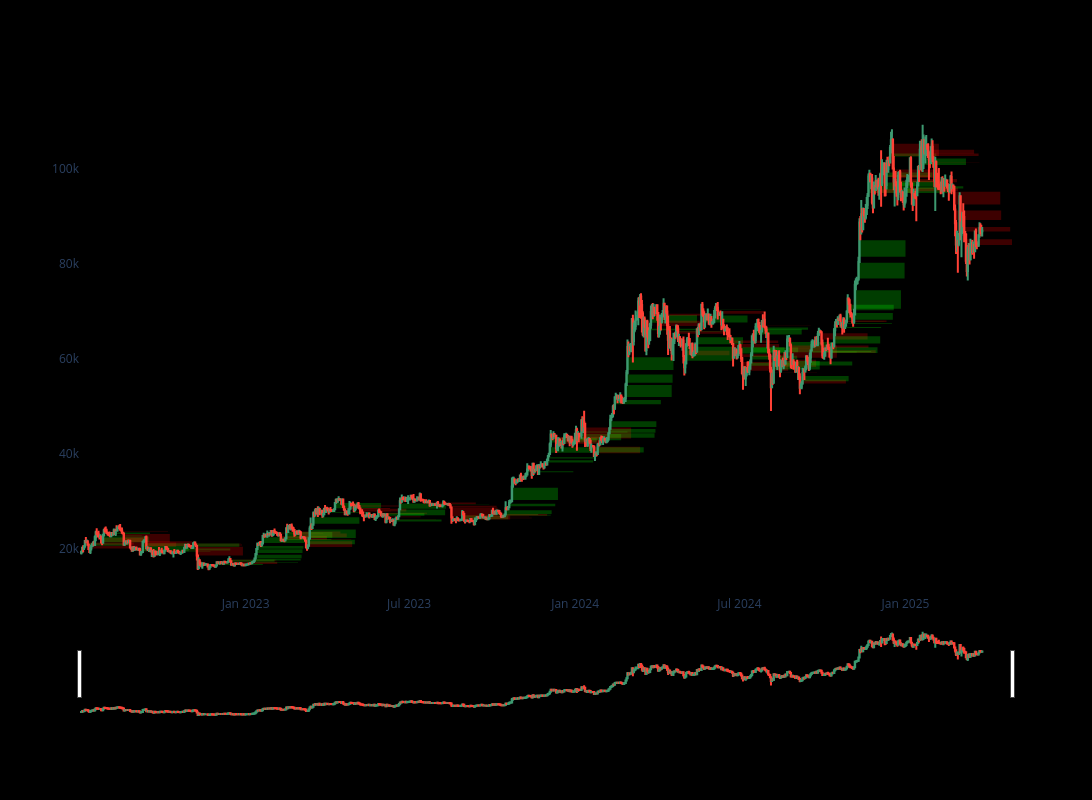

The notebook cell this image was saved under:
### Markdown cell above
# Visualise FVG

### Code cell
import plotly.graph_objects as go
from datetime import datetime

dfpl = btc[-1000:]
# Create the figure
fig = go.Figure()

# Add candlestick chart
fig.add_trace(go.Candlestick(
    x=dfpl.index,
    open=dfpl["Open"],
    high=dfpl["High"],
    low=dfpl["Low"],
    close=dfpl["Close"],
    name="Candles"
))

# Add FVG zones
for _, row in dfpl.iterrows():
    if isinstance(row["FVG"], tuple):
        fvg_type, start, end, index = row["FVG"]
        color = "rgba(0,255,0,0.3)" if fvg_type == "bullish" else "rgba(255,0,0,0.3)"
        current_date = row.name
        time_delta = (dfpl.index[1] - dfpl.index[0]) * 2
        forward_delta = (dfpl.index[1] - dfpl.index[0]) * 50
        fig.add_shape(
            type="rect",
            x0=current_date - time_delta,
            x1=current_date + forward_delta,
            y0=start,
            y1=end,
            fillcolor=color,
            opacity=0.8,
            layer="below",
            line=dict(width=0),
        )

# Show the chart
fig.update_layout(width=1200, height=800,
                  xaxis=dict(showgrid=False),
                  yaxis=dict(showgrid=False),
                  plot_bgcolor='black',
                  paper_bgcolor='black')
fig.show()

### Figure 1 — Plotly figure (JSON) as saved in the notebook; plotly's stock layout.template omitted (floating-point values rounded to 4 significant figures; data arrays with more than 128 entries replaced by an {"elided": "..."} marker saying what was removed)
{"data": [{"close": {"elided": "1000 float values"}, "high": {"elided": "1000 float values"}, "low": {"elided": "1000 float values"}, "name": "Candles", "open": {"elided": "1000 float values"}, "type": "candlestick", "x": {"elided": "1000 str values"}}], "layout": {"height": 800, "paper_bgcolor": "black", "plot_bgcolor": "black", "shapes": [{"fillcolor": "rgba(0,255,0,0.3)", "layer": "below", "line": {"width": 0}, "opacity": 0.8, "type": "rect", "x0": "2022-07-06T00:00:00", "x1": "2022-08-27T00:00:00", "y0": 20650, "y1": 21172}, {"fillcolor": "rgba(255,0,0,0.3)", "layer": "below", "line": {"width": 0}, "opacity": 0.8, "type": "rect", "x0": "2022-07-09T00:00:00", "x1": "2022-08-30T00:00:00", "y0": 21310.0, "y1": 20850.0}, {"fillcolor": "rgba(255,0,0,0.3)", "layer": "below", "line": {"width": 0}, "opacity": 0.8, "type": "rect", "x0": "2022-07-10T00:00:00", "x1": "2022-08-31T00:00:00", "y0": 20640.0, "y1": 20040.0}, {"fillcolor": "rgba(0,255,0,0.3)", "layer": "below", "line": {"width": 0}, "opacity": 0.8, "type": "rect", "x0": "2022-07-18T00:00:00", "x1": "2022-09-08T00:00:00", "y0": 22777, "y1": 22899}, {"fillcolor": "rgba(255,0,0,0.3)", "layer": "below", "line": {"width": 0}, "opacity": 0.8, "type": "rect", "x0": "2022-07-24T00:00:00", "x1": "2022-09-14T00:00:00", "y0": 22260.0, "y1": 21340.0}, {"fillcolor": "rgba(0,255,0,0.3)", "layer": "below", "line": {"width": 0}, "opacity": 0.8, "type": "rect", "x0": "2022-07-26T00:00:00", "x1": "2022-09-16T00:00:00", "y0": 21340.0, "y1": 22580.0}, {"fillcolor": "rgba(0,255,0,0.3)", "layer": "below", "line": {"width": 0}, "opacity": 0.8, "type": "rect", "x0": "2022-07-27T00:00:00", "x1": "2022-09-17T00:00:00", "y0": 23110.0, "y1": 23430.0}, {"fillcolor": "rgba(255,0,0,0.3)", "layer": "below", "line": {"width": 0}, "opacity": 0.8, "type": "rect", "x0": "2022-08-16T00:00:00", "x1": "2022-10-07T00:00:00", "y0": 23668, "y1": 23600}, {"fillcolor": "rgba(255,0,0,0.3)", "layer": "below", "line": {"width": 0}, "opacity": 0.8, "type": "rect", "x0": "2022-08-18T00:00:00", "x1": "2022-10-09T00:00:00", "y0": 23110.0, "y1": 21370.0}, {"fillcolor": "rgba(255,0,0,0.3)", "layer": "below", "line": {"width": 0}, "opacity": 0.8, "type": "rect", "x0": "2022-08-25T00:00:00", "x1": "2022-10-16T00:00:00", "y0": 21310.0, "y1": 20390.0}, {"fillcolor": "rgba(255,0,0,0.3)", "layer": "below", "line": {"width": 0}, "opacity": 0.8, "type": "rect", "x0": "2022-09-05T00:00:00", "x1": "2022-10-27T00:00:00", "y0": 19630.0, "y1": 19470.0}, {"fillcolor": "rgba(0,255,0,0.3)", "layer": "below", "line": {"width": 0}, "opacity": 0.8, "type": "rect", "x0": "2022-09-08T00:00:00", "x1": "2022-10-30T00:00:00", "y0": 19460.0, "y1": 21130.0}, {"fillcolor": "rgba(255,0,0,0.3)", "layer": "below", "line": {"width": 0}, "opacity": 0.8, "type": "rect", "x0": "2022-09-12T00:00:00", "x1": "2022-11-03T00:00:00", "y0": 21555, "y1": 20545}, {"fillcolor": "rgba(255,0,0,0.3)", "layer": "below", "line": {"width": 0}, "opacity": 0.8, "type": "rect", "x0": "2022-09-17T00:00:00", "x1": "2022-11-08T00:00:00", "y0": 19750.0, "y1": 19690.0}, {"fillcolor": "rgba(0,255,0,0.3)", "layer": "below", "line": {"width": 0}, "opacity": 0.8, "type": "rect", "x0": "2022-10-02T00:00:00", "x1": "2022-11-23T00:00:00", "y0": 19400.0, "y1": 19500.0}, {"fillcolor": "rgba(0,255,0,0.3)", "layer": "below", "line": {"width": 0}, "opacity": 0.8, "type": "rect", "x0": "2022-10-03T00:00:00", "x1": "2022-11-24T00:00:00", "y0": 19720.0, "y1": 19750}, {"fillcolor": "rgba(0,255,0,0.3)", "layer": "below", "line": {"width": 0}, "opacity": 0.8, "type": "rect", "x0": "2022-10-24T00:00:00", "x1": "2022-12-15T00:00:00", "y0": 19600.0, "y1": 20060.0}, {"fillcolor": "rgba(0,255,0,0.3)", "layer": "below", "line": {"width": 0}, "opacity": 0.8, "type": "rect", "x0": "2022-11-03T00:00:00", "x1": "2022-12-25T00:00:00", "y0": 20390.0, "y1": 21080.0}, {"fillcolor": "rgba(255,0,0,0.3)", "layer": "below", "line": {"width": 0}, "opacity": 0.8, "type": "rect", "x0": "2022-11-05T00:00:00", "x1": "2022-12-27T00:00:00", "y0": 21080.0, "y1": 21070.0}, {"fillcolor": "rgba(255,0,0,0.3)", "layer": "below", "line": {"width": 0}, "opacity": 0.8, "type": "rect", "x0": "2022-11-06T00:00:00", "x1": "2022-12-28T00:00:00", "y0": 20890.0, "y1": 20675}, {"fillcolor": "rgba(255,0,0,0.3)", "layer": "below", "line": {"width": 0}, "opacity": 0.8, "type": "rect", "x0": "2022-11-07T00:00:00", "x1": "2022-12-29T00:00:00", "y0": 20390.0, "y1": 18590.0}, {"fillcolor": "rgba(0,255,0,0.3)", "layer": "below", "line": {"width": 0}, "opacity": 0.8, "type": "rect", "x0": "2022-11-29T00:00:00", "x1": "2023-01-20T00:00:00", "y0": 16540.0, "y1": 16855}, {"fillcolor": "rgba(0,255,0,0.3)", "layer": "below", "line": {"width": 0}, "opacity": 0.8, "type": "rect", "x0": "2022-12-12T00:00:00", "x1": "2023-02-02T00:00:00", "y0": 17240.0, "y1": 17660.0}, {"fillcolor": "rgba(255,0,0,0.3)", "layer": "below", "line": {"width": 0}, "opacity": 0.8, "type": "rect", "x0": "2022-12-14T00:00:00", "x1": "2023-02-04T00:00:00", "y0": 17660.0, "y1": 17525}, {"fillcolor": "rgba(255,0,0,0.3)", "layer": "below", "line": {"width": 0}, "opacity": 0.8, "type": "rect", "x0": "2022-12-15T00:00:00", "x1": "2023-02-05T00:00:00", "y0": 17280.0, "y1": 16800.0}, {"fillcolor": "rgba(255,0,0,0.3)", "layer": "below", "line": {"width": 0}, "opacity": 0.8, "type": "rect", "x0": "2022-12-26T00:00:00", "x1": "2023-02-16T00:00:00", "y0": 16790.0, "y1": 16780.0}, {"fillcolor": "rgba(0,255,0,0.3)", "layer": "below", "line": {"width": 0}, "opacity": 0.8, "type": "rect", "x0": "2023-01-07T00:00:00", "x1": "2023-02-28T00:00:00", "y0": 16980.0, "y1": 17100.0}, {"fillcolor": "rgba(0,255,0,0.3)", "layer": "below", "line": {"width": 0}, "opacity": 0.8, "type": "rect", "x0": "2023-01-10T00:00:00", "x1": "2023-03-03T00:00:00", "y0": 17490.0, "y1": 17900.0}, {"fillcolor": "rgba(0,255,0,0.3)", "layer": "below", "line": {"width": 0}, "opacity": 0.8, "type": "rect", "x0": "2023-01-11T00:00:00", "x1": "2023-03-04T00:00:00", "y0": 17998, "y1": 18710.0}, {"fillcolor": "rgba(0,255,0,0.3)", "layer": "below", "line": {"width": 0}, "opacity": 0.8, "type": "rect", "x0": "2023-01-12T00:00:00", "x1": "2023-03-05T00:00:00", "y0": 19120.0, "y1": 19890.0}, {"fillcolor": "rgba(0,255,0,0.3)", "layer": "below", "line": {"width": 0}, "opacity": 0.8, "type": "rect", "x0": "2023-01-13T00:00:00", "x1": "2023-03-06T00:00:00", "y0": 20000, "y1": 20560.0}, {"fillcolor": "rgba(0,255,0,0.3)", "layer": "below", "line": {"width": 0}, "opacity": 0.8, "type": "rect", "x0": "2023-01-19T00:00:00", "x1": "2023-03-12T00:00:00", "y0": 21197, "y1": 22430.0}, {"fillcolor": "rgba(0,255,0,0.3)", "layer": "below", "line": {"width": 0}, "opacity": 0.8, "type": "rect", "x0": "2023-01-31T00:00:00", "x1": "2023-03-24T00:00:00", "y0": 23310.0, "y1": 23370.0}, {"fillcolor": "rgba(255,0,0,0.3)", "layer": "below", "line": {"width": 0}, "opacity": 0.8, "type": "rect", "x0": "2023-02-04T00:00:00", "x1": "2023-03-28T00:00:00", "y0": 23260.0, "y1": 23160.0}, {"fillcolor": "rgba(255,0,0,0.3)", "layer": "below", "line": {"width": 0}, "opacity": 0.8, "type": "rect", "x0": "2023-02-08T00:00:00", "x1": "2023-04-01T00:00:00", "y0": 22670.0, "y1": 21940.0}, {"fillcolor": "rgba(0,255,0,0.3)", "layer": "below", "line": {"width": 0}, "opacity": 0.8, "type": "rect", "x0": "2023-02-13T00:00:00", "x1": "2023-04-06T00:00:00", "y0": 21900.0, "y1": 22050.0}, {"fillcolor": "rgba(0,255,0,0.3)", "layer": "below", "line": {"width": 0}, "opacity": 0.8, "type": "rect", "x0": "2023-02-14T00:00:00", "x1": "2023-04-07T00:00:00", "y0": 22330.0, "y1": 23510.0}, {"fillcolor": "rgba(255,0,0,0.3)", "layer": "below", "line": {"width": 0}, "opacity": 0.8, "type": "rect", "x0": "2023-02-23T00:00:00", "x1": "2023-04-16T00:00:00", "y0": 23610.0, "y1": 23220.0}, {"fillcolor": "rgba(255,0,0,0.3)", "layer": "below", "line": {"width": 0}, "opacity": 0.8, "type": "rect", "x0": "2023-03-02T00:00:00", "x1": "2023-04-23T00:00:00", "y0": 23200.0, "y1": 22410.0}, {"fillcolor": "rgba(255,0,0,0.3)", "layer": "below", "line": {"width": 0}, "opacity": 0.8, "type": "rect", "x0": "2023-03-07T00:00:00", "x1": "2023-04-28T00:00:00", "y0": 21930.0, "y1": 21830.0}, {"fillcolor": "rgba(255,0,0,0.3)", "layer": "below", "line": {"width": 0}, "opacity": 0.8, "type": "rect", "x0": "2023-03-08T00:00:00", "x1": "2023-04-29T00:00:00", "y0": 21580.0, "y1": 20370.0}, {"fillcolor": "rgba(0,255,0,0.3)", "layer": "below", "line": {"width": 0}, "opacity": 0.8, "type": "rect", "x0": "2023-03-11T00:00:00", "x1": "2023-05-02T00:00:00", "y0": 20960.0, "y1": 21880.0}, {"fillcolor": "rgba(0,255,0,0.3)", "layer": "below", "line": {"width": 0}, "opacity": 0.8, "type": "rect", "x0": "2023-03-12T00:00:00", "x1": "2023-05-03T00:00:00", "y0": 22280.0, "y1": 24052}, {"fillcolor": "rgba(0,255,0,0.3)", "layer": "below", "line": {"width": 0}, "opacity": 0.8, "type": "rect", "x0": "2023-03-16T00:00:00", "x1": "2023-05-07T00:00:00", "y0": 25240.0, "y1": 26650.0}, {"fillcolor": "rgba(0,255,0,0.3)", "layer": "below", "line": {"width": 0}, "opacity": 0.8, "type": "rect", "x0": "2023-03-28T00:00:00", "x1": "2023-05-19T00:00:00", "y0": 27520.0, "y1": 27690.0}, {"fillcolor": "rgba(0,255,0,0.3)", "layer": "below", "line": {"width": 0}, "opacity": 0.8, "type": "rect", "x0": "2023-04-09T00:00:00", "x1": "2023-05-31T00:00:00", "y0": 28550.0, "y1": 29610.0}, {"fillcolor": "rgba(255,0,0,0.3)", "layer": "below", "line": {"width": 0}, "opacity": 0.8, "type": "rect", "x0": "2023-04-18T00:00:00", "x1": "2023-06-09T00:00:00", "y0": 29100.0, "y1": 29100.0}, {"fillcolor": "rgba(255,0,0,0.3)", "layer": "below", "line": {"width": 0}, "opacity": 0.8, "type": "rect", "x0": "2023-04-19T00:00:00", "x1": "2023-06-10T00:00:00", "y0": 28600.0, "y1": 28370.0}, {"fillcolor": "rgba(255,0,0,0.3)", "layer": "below", "line": {"width": 0}, "opacity": 0.8, "type": "rect", "x0": "2023-04-20T00:00:00", "x1": "2023-06-11T00:00:00", "y0": 27990.0, "y1": 27890.0}, {"fillcolor": "rgba(255,0,0,0.3)", "layer": "below", "line": {"width": 0}, "opacity": 0.8, "type": "rect", "x0": "2023-04-30T00:00:00", "x1": "2023-06-21T00:00:00", "y0": 29100.0, "y1": 28900.0}, {"fillcolor": "rgba(255,0,0,0.3)", "layer": "below", "line": {"width": 0}, "opacity": 0.8, "type": "rect", "x0": "2023-05-07T00:00:00", "x1": "2023-06-28T00:00:00", "y0": 28430.0, "y1": 27830.0}, {"fillcolor": "rgba(255,0,0,0.3)", "layer": "below", "line": {"width": 0}, "opacity": 0.8, "type": "rect", "x0": "2023-05-23T00:00:00", "x1": "2023-07-14T00:00:00", "y0": 26800.0, "y1": 26630.0}, {"fillcolor": "rgba(0,255,0,0.3)", "layer": "below", "line": {"width": 0}, "opacity": 0.8, "type": "rect", "x0": "2023-05-27T00:00:00", "x1": "2023-07-18T00:00:00", "y0": 26940.0, "y1": 27530.0}, {"fillcolor": "rgba(255,0,0,0.3)", "layer": "below", "line": {"width": 0}, "opacity": 0.8, "type": "rect", "x0": "2023-05-30T00:00:00", "x1": "2023-07-21T00:00:00", "y0": 27555, "y1": 27360.0}, {"fillcolor": "rgba(255,0,0,0.3)", "layer": "below", "line": {"width": 0}, "opacity": 0.8, "type": "rect", "x0": "2023-06-09T00:00:00", "x1": "2023-07-31T00:00:00", "y0": 26280.0, "y1": 26220.0}, {"fillcolor": "rgba(0,255,0,0.3)", "layer": "below", "line": {"width": 0}, "opacity": 0.8, "type": "rect", "x0": "2023-06-15T00:00:00", "x1": "2023-08-06T00:00:00", "y0": 25750.0, "y1": 26170.0}, {"fillcolor": "rgba(0,255,0,0.3)", "layer": "below", "line": {"width": 0}, "opacity": 0.8, "type": "rect", "x0": "2023-06-19T00:00:00", "x1": "2023-08-10T00:00:00", "y0": 27040.0, "y1": 28270.0}, {"fillcolor": "rgba(0,255,0,0.3)", "layer": "below", "line": {"width": 0}, "opacity": 0.8, "type": "rect", "x0": "2023-06-20T00:00:00", "x1": "2023-08-11T00:00:00", "y0": 28420.0, "y1": 29540.0}, {"fillcolor": "rgba(255,0,0,0.3)", "layer": "below", "line": {"width": 0}, "opacity": 0.8, "type": "rect", "x0": "2023-07-23T00:00:00", "x1": "2023-09-13T00:00:00", "y0": 29730.0, "y1": 29380.0}, {"fillcolor": "rgba(0,255,0,0.3)", "layer": "below", "line": {"width": 0}, "opacity": 0.8, "type": "rect", "x0": "2023-08-07T00:00:00", "x1": "2023-09-28T00:00:00", "y0": 29246, "y1": 29340.0}, {"fillcolor": "rgba(255,0,0,0.3)", "layer": "below", "line": {"width": 0}, "opacity": 0.8, "type": "rect", "x0": "2023-08-15T00:00:00", "x1": "2023-10-06T00:00:00", "y0": 29050.0, "y1": 28750.0}, {"fillcolor": "rgba(255,0,0,0.3)", "layer": "below", "line": {"width": 0}, "opacity": 0.8, "type": "rect", "x0": "2023-08-16T00:00:00", "x1": "2023-10-07T00:00:00", "y0": 28690.0, "y1": 26830.0}, {"fillcolor": "rgba(0,255,0,0.3)", "layer": "below", "line": {"width": 0}, "opacity": 0.8, "type": "rect", "x0": "2023-08-28T00:00:00", "x1": "2023-10-19T00:00:00", "y0": 26230.0, "y1": 27020.0}, {"fillcolor": "rgba(255,0,0,0.3)", "layer": "below", "line": {"width": 0}, "opacity": 0.8, "type": "rect", "x0": "2023-08-30T00:00:00", "x1": "2023-10-21T00:00:00", "y0": 27020.0, "y1": 26140.0}, {"fillcolor": "rgba(255,0,0,0.3)", "layer": "below", "line": {"width": 0}, "opacity": 0.8, "type": "rect", "x0": "2023-09-20T00:00:00", "x1": "2023-11-11T00:00:00", "y0": 26800.0, "y1": 26740.0}, {"fillcolor": "rgba(255,0,0,0.3)", "layer": "below", "line": {"width": 0}, "opacity": 0.8, "type": "rect", "x0": "2023-09-23T00:00:00", "x1": "2023-11-14T00:00:00", "y0": 26513, "y1": 26440.0}, {"fillcolor": "rgba(0,255,0,0.3)", "layer": "below", "line": {"width": 0}, "opacity": 0.8, "type": "rect", "x0": "2023-09-30T00:00:00", "x1": "2023-11-21T00:00:00", "y0": 27100.0, "y1": 27300.0}, {"fillcolor": "rgba(255,0,0,0.3)", "layer": "below", "line": {"width": 0}, "opacity": 0.8, "type": "rect", "x0": "2023-10-10T00:00:00", "x1": "2023-12-01T00:00:00", "y0": 27290.0, "y1": 26940.0}, {"fillcolor": "rgba(0,255,0,0.3)", "layer": "below", "line": {"width": 0}, "opacity": 0.8, "type": "rect", "x0": "2023-10-14T00:00:00", "x1": "2023-12-05T00:00:00", "y0": 26990.0, "y1": 27140.0}, {"fillcolor": "rgba(0,255,0,0.3)", "layer": "below", "line": {"width": 0}, "opacity": 0.8, "type": "rect", "x0": "2023-10-15T00:00:00", "x1": "2023-12-06T00:00:00", "y0": 27300.0, "y1": 28080.0}, {"fillcolor": "rgba(0,255,0,0.3)", "layer": "below", "line": {"width": 0}, "opacity": 0.8, "type": "rect", "x0": "2023-10-19T00:00:00", "x1": "2023-12-10T00:00:00", "y0": 28940.0, "y1": 29480.0}, {"fillcolor": "rgba(0,255,0,0.3)", "layer": "below", "line": {"width": 0}, "opacity": 0.8, "type": "rect", "x0": "2023-10-22T00:00:00", "x1": "2023-12-13T00:00:00", "y0": 30275, "y1": 32850.0}, {"fillcolor": "rgba(0,255,0,0.3)", "layer": "below", "line": {"width": 0}, "opacity": 0.8, "type": "rect", "x0": "2023-11-08T00:00:00", "x1": "2023-12-30T00:00:00", "y0": 36110.0, "y1": 36330.0}, {"fillcolor": "rgba(0,255,0,0.3)", "layer": "below", "line": {"width": 0}, "opacity": 0.8, "type": "rect", "x0": "2023-11-27T00:00:00", "x1": "2024-01-18T00:00:00", "y0": 37580.0, "y1": 37580.0}, {"fillcolor": "rgba(0,255,0,0.3)", "layer": "below", "line": {"width": 0}, "opacity": 0.8, "type": "rect", "x0": "2023-11-30T00:00:00", "x1": "2024-01-21T00:00:00", "y0": 38150.0, "y1": 38660.0}, {"fillcolor": "rgba(0,255,0,0.3)", "layer": "below", "line": {"width": 0}, "opacity": 0.8, "type": "rect", "x0": "2023-12-01T00:00:00", "x1": "2024-01-22T00:00:00", "y0": 39000, "y1": 39290.0}, {"fillcolor": "rgba(0,255,0,0.3)", "layer": "below", "line": {"width": 0}, "opacity": 0.8, "type": "rect", "x0": "2023-12-03T00:00:00", "x1": "2024-01-24T00:00:00", "y0": 40220.0, "y1": 41380.0}, {"fillcolor": "rgba(0,255,0,0.3)", "layer": "below", "line": {"width": 0}, "opacity": 0.8, "type": "rect", "x0": "2023-12-04T00:00:00", "x1": "2024-01-25T00:00:00", "y0": 42410.0, "y1": 43369}, {"fillcolor": "rgba(255,0,0,0.3)", "layer": "below", "line": {"width": 0}, "opacity": 0.8, "type": "rect", "x0": "2023-12-10T00:00:00", "x1": "2024-01-31T00:00:00", "y0": 43560.0, "y1": 42090.0}, {"fillcolor": "rgba(0,255,0,0.3)", "layer": "below", "line": {"width": 0}, "opacity": 0.8, "type": "rect", "x0": "2023-12-31T00:00:00", "x1": "2024-02-21T00:00:00", "y0": 42850, "y1": 44200.0}, {"fillcolor": "rgba(0,255,0,0.3)", "layer": "below", "line": {"width": 0}, "opacity": 0.8, "type": "rect", "x0": "2024-01-07T00:00:00", "x1": "2024-02-28T00:00:00", "y0": 44510.0, "y1": 44700.0}, {"fillcolor": "rgba(255,0,0,0.3)", "layer": "below", "line": {"width": 0}, "opacity": 0.8, "type": "rect", "x0": "2024-01-11T00:00:00", "x1": "2024-03-03T00:00:00", "y0": 45560.0, "y1": 43250}, {"fillcolor": "rgba(255,0,0,0.3)", "layer": "below", "line": {"width": 0}, "opacity": 0.8, "type": "rect", "x0": "2024-01-17T00:00:00", "x1": "2024-03-09T00:00:00", "y0": 42160, "y1": 42160.0}, {"fillcolor": "rgba(255,0,0,0.3)", "layer": "below", "line": {"width": 0}, "opacity": 0.8, "type": "rect", "x0": "2024-01-21T00:00:00", "x1": "2024-03-13T00:00:00", "y0": 41470.0, "y1": 40140.0}, {"fillcolor": "rgba(0,255,0,0.3)", "layer": "below", "line": {"width": 0}, "opacity": 0.8, "type": "rect", "x0": "2024-01-25T00:00:00", "x1": "2024-03-17T00:00:00", "y0": 40280.0, "y1": 41380.0}, {"fillcolor": "rgba(0,255,0,0.3)", "layer": "below", "line": {"width": 0}, "opacity": 0.8, "type": "rect", "x0": "2024-02-06T00:00:00", "x1": "2024-03-29T00:00:00", "y0": 43370.0, "y1": 44335}, {"fillcolor": "rgba(0,255,0,0.3)", "layer": "below", "line": {"width": 0}, "opacity": 0.8, "type": "rect", "x0": "2024-02-07T00:00:00", "x1": "2024-03-30T00:00:00", "y0": 44430, "y1": 45250.0}, {"fillcolor": "rgba(0,255,0,0.3)", "layer": "below", "line": {"width": 0}, "opacity": 0.8, "type": "rect", "x0": "2024-02-08T00:00:00", "x1": "2024-03-31T00:00:00", "y0": 45640.0, "y1": 46890.0}, {"fillcolor": "rgba(0,255,0,0.3)", "layer": "below", "line": {"width": 0}, "opacity": 0.8, "type": "rect", "x0": "2024-02-13T00:00:00", "x1": "2024-04-05T00:00:00", "y0": 50420.0, "y1": 51350.0}, {"fillcolor": "rgba(0,255,0,0.3)", "layer": "below", "line": {"width": 0}, "opacity": 0.8, "type": "rect", "x0": "2024-02-25T00:00:00", "x1": "2024-04-17T00:00:00", "y0": 51970.0, "y1": 54490.0}, {"fillcolor": "rgba(0,255,0,0.3)", "layer": "below", "line": {"width": 0}, "opacity": 0.8, "type": "rect", "x0": "2024-02-26T00:00:00", "x1": "2024-04-18T00:00:00", "y0": 54980, "y1": 56720.0}, {"fillcolor": "rgba(0,255,0,0.3)", "layer": "below", "line": {"width": 0}, "opacity": 0.8, "type": "rect", "x0": "2024-02-27T00:00:00", "x1": "2024-04-19T00:00:00", "y0": 57650.0, "y1": 60360.0}, {"fillcolor": "rgba(0,255,0,0.3)", "layer": "below", "line": {"width": 0}, "opacity": 0.8, "type": "rect", "x0": "2024-03-23T00:00:00", "x1": "2024-05-14T00:00:00", "y0": 66030.0, "y1": 66380.0}, {"fillcolor": "rgba(0,255,0,0.3)", "layer": "below", "line": {"width": 0}, "opacity": 0.8, "type": "rect", "x0": "2024-03-24T00:00:00", "x1": "2024-05-15T00:00:00", "y0": 67640.0, "y1": 69270.0}, {"fillcolor": "rgba(255,0,0,0.3)", "layer": "below", "line": {"width": 0}, "opacity": 0.8, "type": "rect", "x0": "2024-04-01T00:00:00", "x1": "2024-05-23T00:00:00", "y0": 68060.0, "y1": 66940.0}, {"fillcolor": "rgba(255,0,0,0.3)", "layer": "below", "line": {"width": 0}, "opacity": 0.8, "type": "rect", "x0": "2024-04-11T00:00:00", "x1": "2024-06-02T00:00:00", "y0": 69530, "y1": 69100}, {"fillcolor": "rgba(0,255,0,0.3)", "layer": "below", "line": {"width": 0}, "opacity": 0.8, "type": "rect", "x0": "2024-04-21T00:00:00", "x1": "2024-06-12T00:00:00", "y0": 65730.0, "y1": 65820.0}, {"fillcolor": "rgba(255,0,0,0.3)", "layer": "below", "line": {"width": 0}, "opacity": 0.8, "type": "rect", "x0": "2024-04-23T00:00:00", "x1": "2024-06-14T00:00:00", "y0": 65820.0, "y1": 65290.0}, {"fillcolor": "rgba(255,0,0,0.3)", "layer": "below", "line": {"width": 0}, "opacity": 0.8, "type": "rect", "x0": "2024-04-29T00:00:00", "x1": "2024-06-20T00:00:00", "y0": 61740.0, "y1": 60790.0}, {"fillcolor": "rgba(0,255,0,0.3)", "layer": "below", "line": {"width": 0}, "opacity": 0.8, "type": "rect", "x0": "2024-05-02T00:00:00", "x1": "2024-06-23T00:00:00", "y0": 59640.0, "y1": 62570.0}, {"fillcolor": "rgba(0,255,0,0.3)", "layer": "below", "line": {"width": 0}, "opacity": 0.8, "type": "rect", "x0": "2024-05-14T00:00:00", "x1": "2024-07-05T00:00:00", "y0": 63100.0, "y1": 64590.0}, {"fillcolor": "rgba(0,255,0,0.3)", "layer": "below", "line": {"width": 0}, "opacity": 0.8, "type": "rect", "x0": "2024-05-19T00:00:00", "x1": "2024-07-10T00:00:00", "y0": 67700.0, "y1": 69150.0}, {"fillcolor": "rgba(0,255,0,0.3)", "layer": "below", "line": {"width": 0}, "opacity": 0.8, "type": "rect", "x0": "2024-06-03T00:00:00", "x1": "2024-07-25T00:00:00", "y0": 70300.0, "y1": 70360.0}, {"fillcolor": "rgba(255,0,0,0.3)", "layer": "below", "line": {"width": 0}, "opacity": 0.8, "type": "rect", "x0": "2024-06-06T00:00:00", "x1": "2024-07-28T00:00:00", "y0": 70090.0, "y1": 69550.0}, {"fillcolor": "rgba(255,0,0,0.3)", "layer": "below", "line": {"width": 0}, "opacity": 0.8, "type": "rect", "x0": "2024-06-22T00:00:00", "x1": "2024-08-13T00:00:00", "y0": 63910.0, "y1": 63340.0}, {"fillcolor": "rgba(255,0,0,0.3)", "layer": "below", "line": {"width": 0}, "opacity": 0.8, "type": "rect", "x0": "2024-06-23T00:00:00", "x1": "2024-08-14T00:00:00", "y0": 63130.0, "y1": 62400}, {"fillcolor": "rgba(0,255,0,0.3)", "layer": "below", "line": {"width": 0}, "opacity": 0.8, "type": "rect", "x0": "2024-06-29T00:00:00", "x1": "2024-08-20T00:00:00", "y0": 61120.0, "y1": 62450.0}, {"fillcolor": "rgba(255,0,0,0.3)", "layer": "below", "line": {"width": 0}, "opacity": 0.8, "type": "rect", "x0": "2024-07-02T00:00:00", "x1": "2024-08-23T00:00:00", "y0": 61000, "y1": 60430.0}, {"fillcolor": "rgba(255,0,0,0.3)", "layer": "below", "line": {"width": 0}, "opacity": 0.8, "type": "rect", "x0": "2024-07-03T00:00:00", "x1": "2024-08-24T00:00:00", "y0": 59330.0, "y1": 57520.0}, {"fillcolor": "rgba(0,255,0,0.3)", "layer": "below", "line": {"width": 0}, "opacity": 0.8, "type": "rect", "x0": "2024-07-12T00:00:00", "x1": "2024-09-02T00:00:00", "y0": 58550, "y1": 59210.0}, {"fillcolor": "rgba(0,255,0,0.3)", "layer": "below", "line": {"width": 0}, "opacity": 0.8, "type": "rect", "x0": "2024-07-13T00:00:00", "x1": "2024-09-03T00:00:00", "y0": 59875, "y1": 60670.0}, {"fillcolor": "rgba(0,255,0,0.3)", "layer": "below", "line": {"width": 0}, "opacity": 0.8, "type": "rect", "x0": "2024-07-14T00:00:00", "x1": "2024-09-04T00:00:00", "y0": 61430.0, "y1": 62410.0}, {"fillcolor": "rgba(0,255,0,0.3)", "layer": "below", "line": {"width": 0}, "opacity": 0.8, "type": "rect", "x0": "2024-07-18T00:00:00", "x1": "2024-09-08T00:00:00", "y0": 65130.0, "y1": 66271}, {"fillcolor": "rgba(0,255,0,0.3)", "layer": "below", "line": {"width": 0}, "opacity": 0.8, "type": "rect", "x0": "2024-07-25T00:00:00", "x1": "2024-09-15T00:00:00", "y0": 66160.0, "y1": 66640.0}, {"fillcolor": "rgba(255,0,0,0.3)", "layer": "below", "line": {"width": 0}, "opacity": 0.8, "type": "rect", "x0": "2024-07-28T00:00:00", "x1": "2024-09-18T00:00:00", "y0": 67020.0, "y1": 66990.0}, {"fillcolor": "rgba(255,0,0,0.3)", "layer": "below", "line": {"width": 0}, "opacity": 0.8, "type": "rect", "x0": "2024-08-01T00:00:00", "x1": "2024-09-22T00:00:00", "y0": 62210.0, "y1": 62170.0}, {"fillcolor": "rgba(255,0,0,0.3)", "layer": "below", "line": {"width": 0}, "opacity": 0.8, "type": "rect", "x0": "2024-08-03T00:00:00", "x1": "2024-09-24T00:00:00", "y0": 59820.0, "y1": 58280.0}, {"fillcolor": "rgba(255,0,0,0.3)", "layer": "below", "line": {"width": 0}, "opacity": 0.8, "type": "rect", "x0": "2024-08-04T00:00:00", "x1": "2024-09-25T00:00:00", "y0": 57123, "y1": 57090.0}, {"fillcolor": "rgba(0,255,0,0.3)", "layer": "below", "line": {"width": 0}, "opacity": 0.8, "type": "rect", "x0": "2024-08-07T00:00:00", "x1": "2024-09-28T00:00:00", "y0": 57760.0, "y1": 59550.0}, {"fillcolor": "rgba(0,255,0,0.3)", "layer": "below", "line": {"width": 0}, "opacity": 0.8, "type": "rect", "x0": "2024-08-22T00:00:00", "x1": "2024-10-13T00:00:00", "y0": 61430.0, "y1": 63560.0}, {"fillcolor": "rgba(255,0,0,0.3)", "layer": "below", "line": {"width": 0}, "opacity": 0.8, "type": "rect", "x0": "2024-08-26T00:00:00", "x1": "2024-10-17T00:00:00", "y0": 62810.0, "y1": 60240.0}, {"fillcolor": "rgba(255,0,0,0.3)", "layer": "below", "line": {"width": 0}, "opacity": 0.8, "type": "rect", "x0": "2024-09-05T00:00:00", "x1": "2024-10-27T00:00:00", "y0": 55630.0, "y1": 54847}, {"fillcolor": "rgba(0,255,0,0.3)", "layer": "below", "line": {"width": 0}, "opacity": 0.8, "type": "rect", "x0": "2024-09-08T00:00:00", "x1": "2024-10-30T00:00:00", "y0": 55320.0, "y1": 56380.0}, {"fillcolor": "rgba(0,255,0,0.3)", "layer": "below", "line": {"width": 0}, "opacity": 0.8, "type": "rect", "x0": "2024-09-12T00:00:00", "x1": "2024-11-03T00:00:00", "y0": 58600, "y1": 59440.0}, {"fillcolor": "rgba(0,255,0,0.3)", "layer": "below", "line": {"width": 0}, "opacity": 0.8, "type": "rect", "x0": "2024-09-17T00:00:00", "x1": "2024-11-08T00:00:00", "y0": 61370.0, "y1": 61570.0}, {"fillcolor": "rgba(0,255,0,0.3)", "layer": "below", "line": {"width": 0}, "opacity": 0.8, "type": "rect", "x0": "2024-09-25T00:00:00", "x1": "2024-11-16T00:00:00", "y0": 64811, "y1": 64830.0}, {"fillcolor": "rgba(255,0,0,0.3)", "layer": "below", "line": {"width": 0}, "opacity": 0.8, "type": "rect", "x0": "2024-09-29T00:00:00", "x1": "2024-11-20T00:00:00", "y0": 65430.0, "y1": 64110.0}, {"fillcolor": "rgba(255,0,0,0.3)", "layer": "below", "line": {"width": 0}, "opacity": 0.8, "type": "rect", "x0": "2024-09-30T00:00:00", "x1": "2024-11-21T00:00:00", "y0": 62830.0, "y1": 62380.0}, {"fillcolor": "rgba(0,255,0,0.3)", "layer": "below", "line": {"width": 0}, "opacity": 0.8, "type": "rect", "x0": "2024-10-03T00:00:00", "x1": "2024-11-24T00:00:00", "y0": 61470.0, "y1": 61690.0}, {"fillcolor": "rgba(255,0,0,0.3)", "layer": "below", "line": {"width": 0}, "opacity": 0.8, "type": "rect", "x0": "2024-10-08T00:00:00", "x1": "2024-11-29T00:00:00", "y0": 61820.0, "y1": 61270.0}, {"fillcolor": "rgba(0,255,0,0.3)", "layer": "below", "line": {"width": 0}, "opacity": 0.8, "type": "rect", "x0": "2024-10-10T00:00:00", "x1": "2024-12-01T00:00:00", "y0": 61270.0, "y1": 62460.0}, {"fillcolor": "rgba(0,255,0,0.3)", "layer": "below", "line": {"width": 0}, "opacity": 0.8, "type": "rect", "x0": "2024-10-13T00:00:00", "x1": "2024-12-04T00:00:00", "y0": 63270.0, "y1": 64780.0}, {"fillcolor": "rgba(0,255,0,0.3)", "layer": "below", "line": {"width": 0}, "opacity": 0.8, "type": "rect", "x0": "2024-10-14T00:00:00", "x1": "2024-12-05T00:00:00", "y0": 66500, "y1": 66743}, {"fillcolor": "rgba(0,255,0,0.3)", "layer": "below", "line": {"width": 0}, "opacity": 0.8, "type": "rect", "x0": "2024-10-17T00:00:00", "x1": "2024-12-08T00:00:00", "y0": 67930.0, "y1": 68010.0}, {"fillcolor": "rgba(255,0,0,0.3)", "layer": "below", "line": {"width": 0}, "opacity": 0.8, "type": "rect", "x0": "2024-10-20T00:00:00", "x1": "2024-12-11T00:00:00", "y0": 68080.0, "y1": 67800}, {"fillcolor": "rgba(0,255,0,0.3)", "layer": "below", "line": {"width": 0}, "opacity": 0.8, "type": "rect", "x0": "2024-10-26T00:00:00", "x1": "2024-12-17T00:00:00", "y0": 67370.0, "y1": 67530.0}, {"fillcolor": "rgba(0,255,0,0.3)", "layer": "below", "line": {"width": 0}, "opacity": 0.8, "type": "rect", "x0": "2024-10-27T00:00:00", "x1": "2024-12-18T00:00:00", "y0": 68260.0, "y1": 69710.0}, {"fillcolor": "rgba(0,255,0,0.3)", "layer": "below", "line": {"width": 0}, "opacity": 0.8, "type": "rect", "x0": "2024-10-28T00:00:00", "x1": "2024-12-19T00:00:00", "y0": 70240.0, "y1": 71400.0}, {"fillcolor": "rgba(0,255,0,0.3)", "layer": "below", "line": {"width": 0}, "opacity": 0.8, "type": "rect", "x0": "2024-11-05T00:00:00", "x1": "2024-12-27T00:00:00", "y0": 70560.0, "y1": 74460.0}, {"fillcolor": "rgba(0,255,0,0.3)", "layer": "below", "line": {"width": 0}, "opacity": 0.8, "type": "rect", "x0": "2024-11-09T00:00:00", "x1": "2024-12-31T00:00:00", "y0": 76950.0, "y1": 80280.0}, {"fillcolor": "rgba(0,255,0,0.3)", "layer": "below", "line": {"width": 0}, "opacity": 0.8, "type": "rect", "x0": "2024-11-10T00:00:00", "x1": "2025-01-01T00:00:00", "y0": 81530.0, "y1": 85010}, {"fillcolor": "rgba(0,255,0,0.3)", "layer": "below", "line": {"width": 0}, "opacity": 0.8, "type": "rect", "x0": "2024-11-19T00:00:00", "x1": "2025-01-10T00:00:00", "y0": 94110.0, "y1": 94130.0}, {"fillcolor": "rgba(0,255,0,0.3)", "layer": "below", "line": {"width": 0}, "opacity": 0.8, "type": "rect", "x0": "2024-11-20T00:00:00", "x1": "2025-01-11T00:00:00", "y0": 94990.0, "y1": 97210.0}, {"fillcolor": "rgba(255,0,0,0.3)", "layer": "below", "line": {"width": 0}, "opacity": 0.8, "type": "rect", "x0": "2024-11-24T00:00:00", "x1": "2025-01-15T00:00:00", "y0": 95780.0, "y1": 95000.0}, {"fillcolor": "rgba(255,0,0,0.3)", "layer": "below", "line": {"width": 0}, "opacity": 0.8, "type": "rect", "x0": "2024-12-08T00:00:00", "x1": "2025-01-29T00:00:00", "y0": 98730.0, "y1": 98340.0}, {"fillcolor": "rgba(0,255,0,0.3)", "layer": "below", "line": {"width": 0}, "opacity": 0.8, "type": "rect", "x0": "2024-12-10T00:00:00", "x1": "2025-01-31T00:00:00", "y0": 98340.0, "y1": 99300.0}, {"fillcolor": "rgba(0,255,0,0.3)", "layer": "below", "line": {"width": 0}, "opacity": 0.8, "type": "rect", "x0": "2024-12-14T00:00:00", "x1": "2025-02-04T00:00:00", "y0": 102650, "y1": 103300.0}, {"fillcolor": "rgba(255,0,0,0.3)", "layer": "below", "line": {"width": 0}, "opacity": 0.8, "type": "rect", "x0": "2024-12-17T00:00:00", "x1": "2025-02-07T00:00:00", "y0": 105300.0, "y1": 102800.0}, {"fillcolor": "rgba(255,0,0,0.3)", "layer": "below", "line": {"width": 0}, "opacity": 0.8, "type": "rect", "x0": "2024-12-18T00:00:00", "x1": "2025-02-08T00:00:00", "y0": 99940.0, "y1": 98130.0}, {"fillcolor": "rgba(0,255,0,0.3)", "layer": "below", "line": {"width": 0}, "opacity": 0.8, "type": "rect", "x0": "2024-12-23T00:00:00", "x1": "2025-02-13T00:00:00", "y0": 96430.0, "y1": 97560.0}, {"fillcolor": "rgba(255,0,0,0.3)", "layer": "below", "line": {"width": 0}, "opacity": 0.8, "type": "rect", "x0": "2024-12-25T00:00:00", "x1": "2025-02-15T00:00:00", "y0": 97560.0, "y1": 97340.0}, {"fillcolor": "rgba(0,255,0,0.3)", "layer": "below", "line": {"width": 0}, "opacity": 0.8, "type": "rect", "x0": "2025-01-01T00:00:00", "x1": "2025-02-22T00:00:00", "y0": 94960.0, "y1": 96020.0}, {"fillcolor": "rgba(255,0,0,0.3)", "layer": "below", "line": {"width": 0}, "opacity": 0.8, "type": "rect", "x0": "2025-01-06T00:00:00", "x1": "2025-02-27T00:00:00", "y0": 97900, "y1": 97250.0}, {"fillcolor": "rgba(255,0,0,0.3)", "layer": "below", "line": {"width": 0}, "opacity": 0.8, "type": "rect", "x0": "2025-01-07T00:00:00", "x1": "2025-02-28T00:00:00", "y0": 96110.0, "y1": 95360.0}, {"fillcolor": "rgba(0,255,0,0.3)", "layer": "below", "line": {"width": 0}, "opacity": 0.8, "type": "rect", "x0": "2025-01-13T00:00:00", "x1": "2025-03-06T00:00:00", "y0": 95900, "y1": 96400}, {"fillcolor": "rgba(0,255,0,0.3)", "layer": "below", "line": {"width": 0}, "opacity": 0.8, "type": "rect", "x0": "2025-01-16T00:00:00", "x1": "2025-03-09T00:00:00", "y0": 100880, "y1": 102200.0}, {"fillcolor": "rgba(255,0,0,0.3)", "layer": "below", "line": {"width": 0}, "opacity": 0.8, "type": "rect", "x0": "2025-01-25T00:00:00", "x1": "2025-03-18T00:00:00", "y0": 104104, "y1": 103200.0}, {"fillcolor": "rgba(255,0,0,0.3)", "layer": "below", "line": {"width": 0}, "opacity": 0.8, "type": "rect", "x0": "2025-01-30T00:00:00", "x1": "2025-03-23T00:00:00", "y0": 103300.0, "y1": 102800.0}, {"fillcolor": "rgba(255,0,0,0.3)", "layer": "below", "line": {"width": 0}, "opacity": 0.8, "type": "rect", "x0": "2025-01-31T00:00:00", "x1": "2025-03-24T00:00:00", "y0": 101506, "y1": 101500.0}, {"fillcolor": "rgba(255,0,0,0.3)", "layer": "below", "line": {"width": 0}, "opacity": 0.8, "type": "rect", "x0": "2025-02-23T00:00:00", "x1": "2025-04-16T00:00:00", "y0": 95240.0, "y1": 92550.0}, {"fillcolor": "rgba(255,0,0,0.3)", "layer": "below", "line": {"width": 0}, "opacity": 0.8, "type": "rect", "x0": "2025-02-24T00:00:00", "x1": "2025-04-17T00:00:00", "y0": 91300, "y1": 89310.0}, {"fillcolor": "rgba(255,0,0,0.3)", "layer": "below", "line": {"width": 0}, "opacity": 0.8, "type": "rect", "x0": "2025-03-06T00:00:00", "x1": "2025-04-27T00:00:00", "y0": 87790.0, "y1": 86860.0}, {"fillcolor": "rgba(255,0,0,0.3)", "layer": "below", "line": {"width": 0}, "opacity": 0.8, "type": "rect", "x0": "2025-03-08T00:00:00", "x1": "2025-04-29T00:00:00", "y0": 85200, "y1": 84030.0}], "width": 1200, "xaxis": {"showgrid": false}, "yaxis": {"showgrid": false}}}
